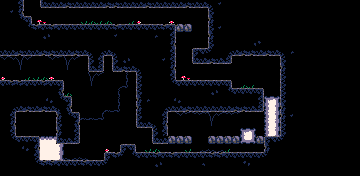

This game map was drawn from its Tiled (.tmx) file and the tilesets committed beside it. A one-line description and the trimmed map source follow:
An orthogonal 45x22 tile map with 8x8 px tiles, 1 tile layer (Tiles) and 13 objects (13x entity).

<map version="1.10" tiledversion="1.11.2" orientation="orthogonal" renderorder="right-down" width="45" height="22" tilewidth="8" tileheight="8" infinite="0" nextlayerid="3" nextobjectid="23">
 <tileset firstgid="1" source="../tilesets/tileset.tsx" />
 <layer id="1" name="Tiles" width="45" height="22">
  <data>[990 cells, 768 non-empty, 35 distinct tile ids]</data>
 </layer>
 <objectgroup id="2" name="Objects">
  <object id="2" name="water_tank" type="entity" x="88" y="152" width="8" height="8" />
  <object id="16" name="water_tank" type="entity" x="240" y="80" width="8" height="8" />
  <object id="17" name="crawler" type="entity" x="72" y="16" width="8" height="8">
   <properties>
    <property name="max_dist" type="float" value="3" />
   </properties>
  </object>
  <object id="19" name="gun_enemy" type="entity" x="152" y="16" width="8" height="8" />
  <object id="20" name="crawler" type="entity" x="197" y="72" width="8" height="8">
   <properties>
    <property name="max_dist" type="float" value="2" />
   </properties>
  </object>
  <object id="7" name="spring" type="entity" x="176" y="128" width="8" height="8">
   <properties>
    <property name="text" value="sign_stupid" />
   </properties>
  </object>
  <object id="3" name="ice_block" type="entity" x="243.696" y="136" width="8" height="8" />
  <object id="8" name="ice_block" type="entity" x="104" y="56" width="8" height="8" />
  <object id="18" name="fragile_block" type="entity" x="104" y="64" width="8" height="8">
   <properties>
    <property name="static" type="bool" value="true" />
   </properties>
  </object>
  <object id="4" name="gun_enemy" type="entity" x="240" y="144" width="8" height="8" />
  <object id="5" name="player" type="entity" x="8" y="72" width="8" height="8" />
  <object id="15" name="hint_sign" type="entity" x="224" y="128" width="8" height="8">
   <properties>
    <property name="text" value="sign_b05_hint" />
   </properties>
  </object>
  <object id="22" name="sign" type="entity" x="24" y="128" width="8" height="8">
   <properties>
    <property name="text" value="sign_stupid1" />
   </properties>
  </object>
 </objectgroup>
</map>
